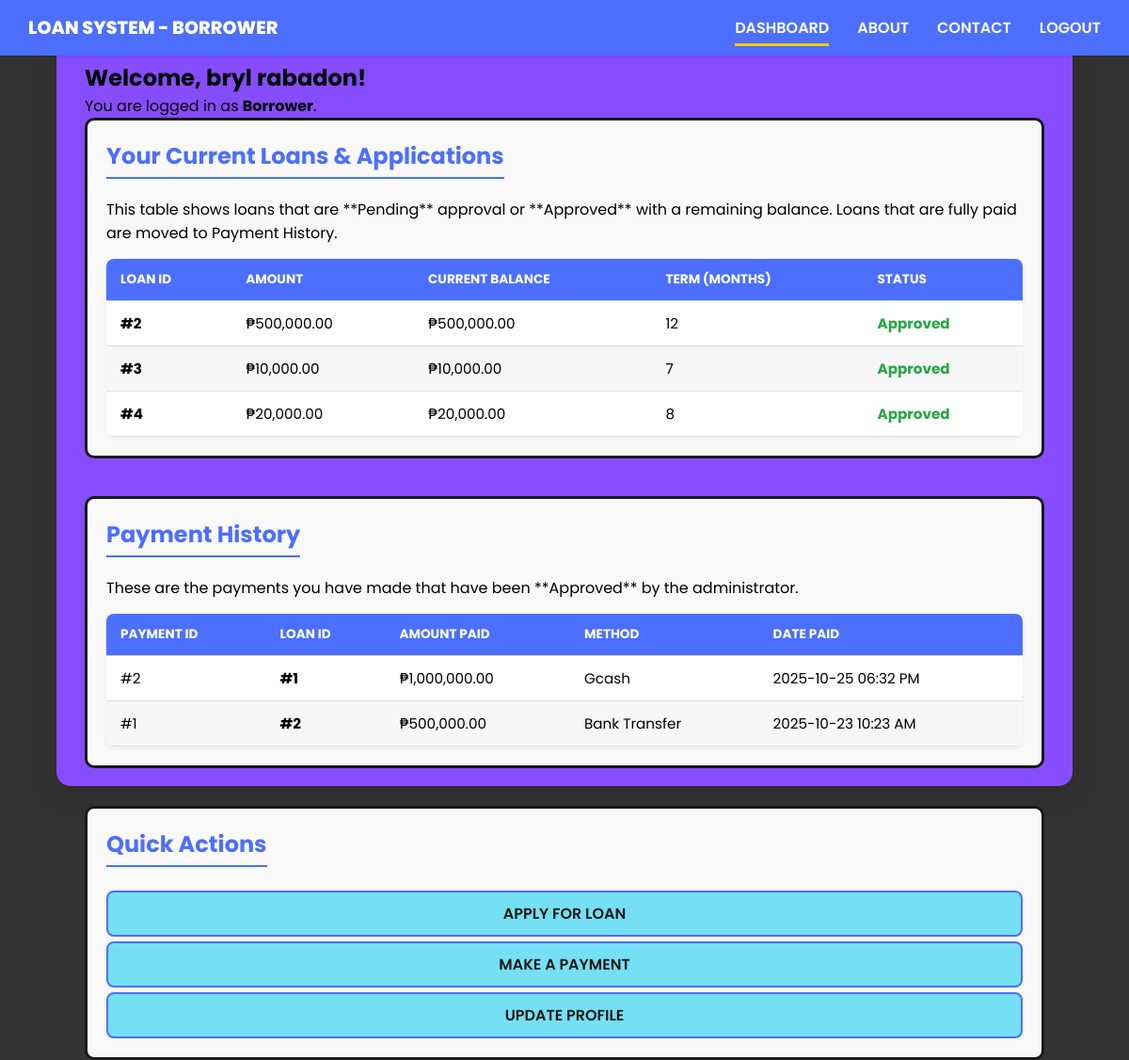
The page /dashboard (signed in) on the database its author committed.
### models/post.py (models this page shows, shortened)
class LoanModel(db.Model):
    __tablename__ = 'loan'
    id = db.Column(db.Integer, primary_key=True)
    amount = db.Column(db.Float, nullable=False)
    interest_rate = db.Column(db.Float, nullable=False)
    term_months = db.Column(db.Integer, nullable=False)
    balance = db.Column(db.Float, nullable=False)
    status = db.Column(db.String(50), default='Pending', nullable=False)
    application_date = db.Column(db.DateTime, default=datetime.utcnow)
    user_id = db.Column(db.Integer, db.ForeignKey('user.id'), nullable=False)
    payments = db.relationship('PaymentModel', backref='loan_paid', lazy=True)

class PaymentModel(db.Model):
    __tablename__ = 'payment'
    id = db.Column(db.Integer, primary_key=True)
    loan_id = db.Column(db.Integer, db.ForeignKey('loan.id'), nullable=False)
    user_id = db.Column(db.Integer, db.ForeignKey('user.id'), nullable=False)
    amount = db.Column(db.Float, nullable=False)
    method = db.Column(db.String(50), nullable=False)
    status = db.Column(db.String(50), default='Pending', nullable=False)
    payment_date = db.Column(db.DateTime, default=datetime.utcnow, nullable=False)
    borrower = db.relationship('UserModel', backref=db.backref('payments', lazy=True), foreign_keys=[user_id])

### bryl.py (the view)
@bryl.route("/dashboard")
def dashboard():
    if 'user_id' not in session:
        flash("Please log in to access your dashboard.", "warning")
        return redirect(url_for("home"))
    user_id = session['user_id']
    with bryl.app_context():
        user_loans = LoanModel.query.filter(
            LoanModel.user_id == user_id,
            LoanModel.status != 'Completed'
        ).all()
        user_payments = PaymentModel.query.filter(
            PaymentModel.user_id == user_id,
            PaymentModel.status == 'Approved'
        ).order_by(PaymentModel.payment_date.desc()).all()
    return render_template("dashboard.html",
                           fullname=session.get('fullname'),
                           role=session.get('role'),
                           user_loans=user_loans,
                           user_payments=user_payments)

### templates/dashboard.html (shortened to what this page needs)
<!DOCTYPE html>
<html lang="en">
<head>
    <link rel="stylesheet" href="{{ url_for('static', filename='style.css') }}">
</head>
<body>
    <nav class="dashboard-nav">
        <div class="container">
            <div class="logo">LOAN SYSTEM - {{ role.upper() }}</div>
            <ul class="nav-links">
                <li><a href="{{ url_for('dashboard') }}" class="active">DASHBOARD</a></li>
                <li><a href="{{ url_for('about') }}">ABOUT</a></li>
                <li><a href="{{ url_for('contact') }}">CONTACT</a></li>
                <li><a href="{{ url_for('logout') }}">LOGOUT</a></li>
            </ul>
        </div>
    </nav>
    <div class="dashboard-wrapper">
        <h2>Welcome, {{ fullname }}!</h2>
        <p>You are logged in as <strong>{{ role }}</strong>.</p>
        {% if role == 'Admin' %}
            <div class="dashboard-section">
                <h3>Admin Controls</h3>
                <p>Manage all system operations, users, and loan life cycles.</p>
                <ul>
                    <li><span class="check-icon">✔</span> View and manage all borrower accounts</li>
                    <li><span class="check-icon">✔</span> Review and approve loan applications</li>
                    <li><span class="check-icon">✔</span> Monitor payment statuses and balances</li>
                    <li><span class="check-icon">✔</span> Generate comprehensive loan reports</li>
                </ul>
            </div>
            <div class="dashboard-section">
                <h3>Quick Actions</h3>
                <a href="{{ url_for('admin_dashboard') }}" class="btn primary-btn">Go to Admin Panel</a>
                <a href="#" class="btn secondary-btn">View Borrowers</a>
                <a href="#" class="btn tertiary-btn">Generate Report</a>
            </div>
        {% elif role == 'Borrower' %}
    <div class="dashboard-section">
        <h3>Your Current Loans & Applications</h3>
        <p>This table shows loans that are **Pending** approval or **Approved** with a remaining balance. Loans that are fully paid are moved to Payment History.</p>
        {% if user_loans %}
            <table>
                <thead>
                    <tr>
                        <th>Loan ID</th>
                        <th>Amount</th>
                        <th>Current Balance</th> <th>Term (Months)</th>
                        <th>Status</th>
                    </tr>
                </thead>
                <tbody>
                    {% for loan in user_loans %}
                    <tr>
                        <td><strong>#{{ loan.id }}</strong></td>
                        <td>₱{{ "{:,.2f}".format(loan.amount) }}</td>
                        <td>₱{{ "{:,.2f}".format(loan.balance) }}</td> <td>{{ loan.term_months }}</td>
                        <td>
                            <strong class="status-{{ loan.status | lower }}">
                                {{ loan.status }}
                            </strong>
                        </td>
                    </tr>
                    {% endfor %}
                </tbody>
            </table>
        {% else %}
            <p>You have no current active or pending loan applications.</p>
        {% endif %}
    </div>
    <div class="dashboard-section">
        <h3>Payment History</h3>
        <p>These are the payments you have made that have been **Approved** by the administrator.</p>
        {% if user_payments %}
            <table>
                <thead>
                    <tr>
                        <th>Payment ID</th>
                        <th>Loan ID</th>
                        <th>Amount Paid</th>
                        <th>Method</th>
                        <th>Date Paid</th>
                    </tr>
                </thead>
                <tbody>
                    {% for payment in user_payments %}
                    <tr>
                        <td>#{{ payment.id }}</td>
                        <td><strong>#{{ payment.loan_id }}</strong></td>
                        <td>₱{{ "{:,.2f}".format(payment.amount) }}</td>
                        <td>{{ payment.method }}</td>
                        <td>{{ payment.payment_date.strftime('%Y-%m-%d %I:%M %p') }}</td>
                    </tr>
                    {% endfor %}
                </tbody>
            </table>
        {% else %}
            <p>No approved payment records found.</p>
        {% endif %}
    </div>
    <div class="dashboard-section">
        <h3>Quick Actions</h3>
        <a href="{{ url_for('apply_loan') }}" class="btn primary-btn">Apply for Loan</a>
        <a href="{{ url_for('payment') }}" class="btn secondary-btn">Make a Payment</a>
        <a href="{{ url_for('update_profile') }}" class="btn tertiary-btn">Update Profile</a>
    </div>
{% endif %}
    </div>
  </body>
</html>

### static/style.css (style rules this page uses)
* { margin: 0; padding: 0; box-sizing: border-box; }
body { font-family: 'Poppins', 'Inter', sans-serif; height: 100vh; display: flex; justify-content: center; align-items: center; flex-direction: column; font-size: 16px; background-color: #333; position: relative; color: white; }
a { text-decoration: none; color: white; transition: color 0.3s; }
.logo { position: absolute; left: 50px; font-size: 1.5rem; font-weight: 700; color: white; text-transform: uppercase; }
.dashboard-wrapper, .standalone-form-container, .payment-container, .info-page-container { color: initial; }
.dashboard-wrapper { width: 90%; max-width: 1500px; background: rgb(136, 76, 255); border-radius: 15px; padding: 30px; box-shadow: 0 10px 30px rgba(0, 0, 0, 0.15); margin: 100px auto 30px auto; min-height: 100vh; }
.dashboard-nav { position: fixed; top: 0; left: 0; width: 100%; background-color: #4c6fff; box-shadow: 0 2px 4px rgba(0, 0, 0, 0.1); z-index: 1000; }
.dashboard-nav .container { display: flex; justify-content: space-between; align-items: center; max-width: 1200px; margin: 0 auto; padding: 15px 30px; }
.dashboard-nav .logo { color: white; font-size: 1.2rem; font-weight: 800; position: static; left: initial; }
.dashboard-nav .nav-links { list-style: none; display: flex; gap: 30px; }
.dashboard-nav .nav-links a { color: white; font-weight: 600; padding: 5px 0; transition: color 0.3s, border-bottom 0.3s; }
.dashboard-nav .nav-links a:hover, .dashboard-nav .nav-links a.active { color: white; border-bottom: 3px solid #ffcc00; }
.dashboard-section { margin-bottom: 40px; background: #f9f9f9; padding: 20px; border-radius: 10px; border: 3px solid #191919; }
.dashboard-section h3 { font-size: 1.5rem; color: #4c6fff; margin-bottom: 20px; border-bottom: 2px solid #4c6fff; padding-bottom: 5px; display: inline-block; }
.loan-submit-button, .btn { width: 100%; padding: 12px; border: none; border-radius: 8px; font-weight: 700; cursor: pointer; transition: background-color 0.3s, opacity 0.3s; text-transform: uppercase; text-align: center; display: inline-block; }
.btn { text-decoration: none; padding: 10px 20px; border-radius: 8px; font-weight: 600; transition: opacity 0.3s; margin-right: 10px; margin-top: 5px; display: inline-block; }
.primary-btn { background-color: #75e0f3; color: #191919; border: 2px solid #4c6fff; }
.secondary-btn { background-color: #75e0f3; color: #191919; border: 2px solid #4c6fff; }
.tertiary-btn { background-color: #75e0f3; color: #191919; border: 2px solid #4c6fff; }
table { width: 100%; border-collapse: collapse; margin-top: 15px; font-size: 0.95rem; box-shadow: 0 2px 5px rgba(0,0,0,0.05); background-color: #fff; border-radius: 8px; overflow: hidden; }
th, td { padding: 12px 15px; text-align: left; border-bottom: 1px solid #ddd; }
th { background-color: #4c6fff; color: white; font-weight: 700; text-transform: uppercase; font-size: 0.85rem; }
tr:nth-child(even) { background-color: #f7f7f7; }
.status-approved { color: #28a745; font-weight: 700; }
.status-approved, .status-yes { color: #28a745; }

### rows shown on the page
LoanModel: id "2", amount "500,000.00", balance "500,000.00", term_months "12", status "Approved"
LoanModel: id "3", amount "10,000.00", balance "10,000.00", term_months "7", status "Approved"
LoanModel: id "4", amount "20,000.00", balance "20,000.00", term_months "8", status "Approved"
PaymentModel: id "2", loan_id "1", amount "1,000,000.00", method "Gcash", payment_date "2025-10-25 06:32 PM"
PaymentModel: id "1", loan_id "2", amount "500,000.00", method "Bank Transfer", payment_date "2025-10-23 10:23 AM"

### other values the page prints
{{ role.upper() }} "BORROWER"
{{ fullname }} "bryl rabadon"
{{ role }} "Borrower"
